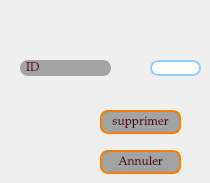
             <widget class="QWidget" name="tab_3">
              <attribute name="title">
               <string>Supprimer</string>
              </attribute>
              <widget class="QPushButton" name="pushButton_supprimer">
               <property name="geometry">
                <rect>
                 <x>100</x>
                 <y>110</y>
                 <width>81</width>
                 <height>24</height>
                </rect>
               </property>
               <property name="styleSheet">
                <string notr="true">background-color:#A3A3A3;
color: rgb(86, 1, 38);
padding: 1px;
border-style: solid;
border: 2px solid #f77f00;
border-radius: 8px;
font-size: 12px;
font-family: Palatino Linotype;</string>
               </property>
               <property name="text">
                <string>supprimer</string>
               </property>
              </widget>
              <widget class="QPushButton" name="pushButton_annuler_3">
               <property name="geometry">
                <rect>
                 <x>100</x>
                 <y>150</y>
                 <width>81</width>
                 <height>24</height>
                </rect>
               </property>
               <property name="styleSheet">
                <string notr="true">background-color:#A3A3A3;
color: rgb(86, 1, 38);
padding: 1px;
border-style: solid;
border: 2px solid #f77f00;
border-radius: 8px;
font-size: 12px;
font-family: Palatino Linotype;</string>
               </property>
               <property name="text">
                <string>Annuler</string>
               </property>
              </widget>
              <widget class="QLabel" name="label_id_3">
               <property name="geometry">
                <rect>
                 <x>20</x>
                 <y>60</y>
                 <width>91</width>
                 <height>16</height>
                </rect>
               </property>
               <property name="styleSheet">
                <string notr="true">background-color:#A3A3A3;
color: rgb(86, 1, 38);
border-radius: 8px;
font-size: 12px;
font-family: Palatino Linotype;</string>
               </property>
               <property name="text">
                <string>  ID</string>
               </property>
              </widget>
              <widget class="QLineEdit" name="id_supp">
               <property name="geometry">
                <rect>
                 <x>150</x>
                 <y>60</y>
                 <width>51</width>
                 <height>16</height>
                </rect>
               </property>
               <property name="styleSheet">
                <string notr="true">padding: 1px;
border-style: solid;
border: 2px solid #8ed2ff;
border-radius: 8px;
font-size: 12px;
font-family: Palatino Linotype;
color: rgb(86, 1, 38);</string>
               </property>
               <property name="text">
                <string/>
               </property>
              </widget>
             </widget>
